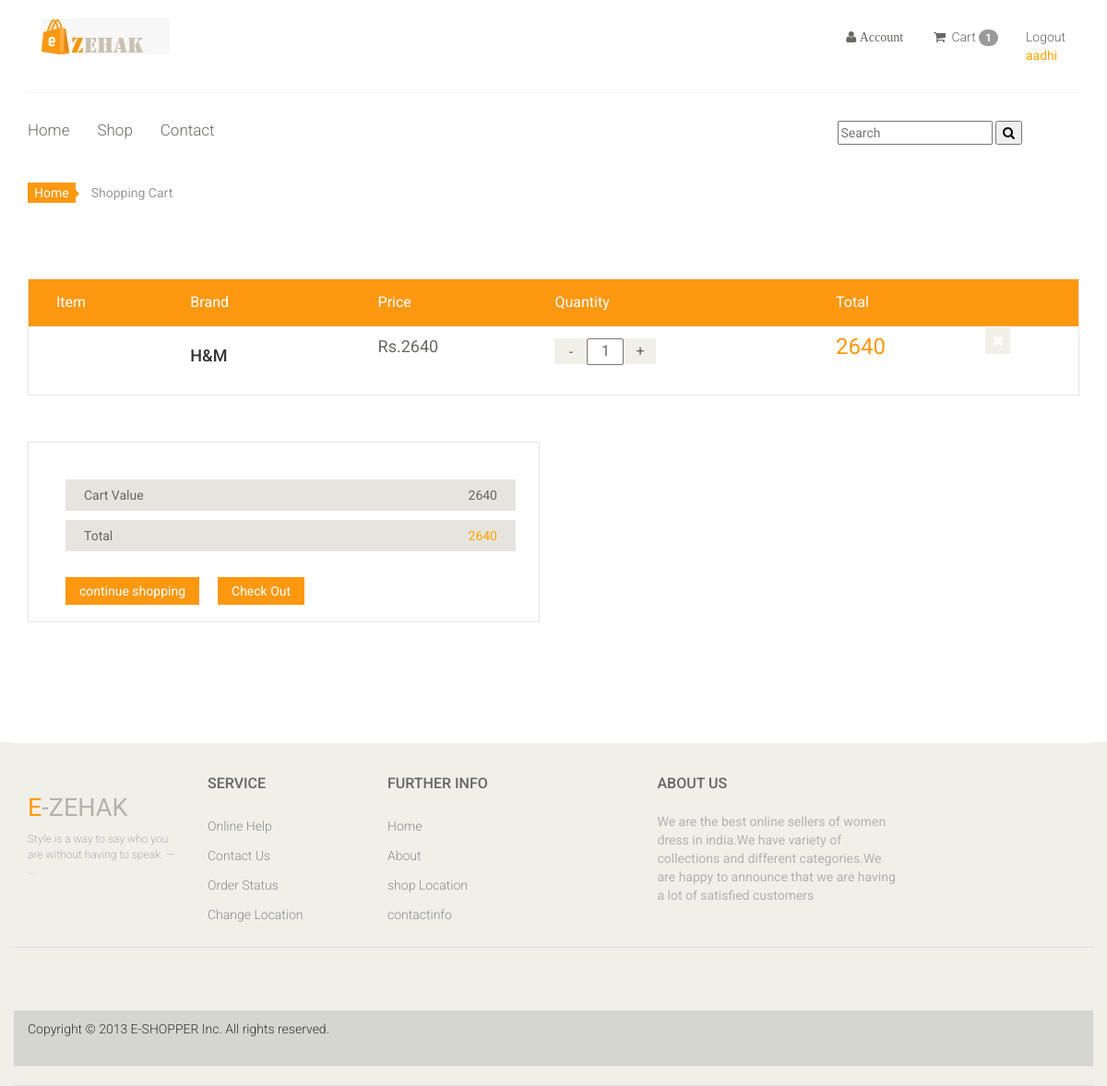
/cart (signed in), run on an earlier commit of the app's database.
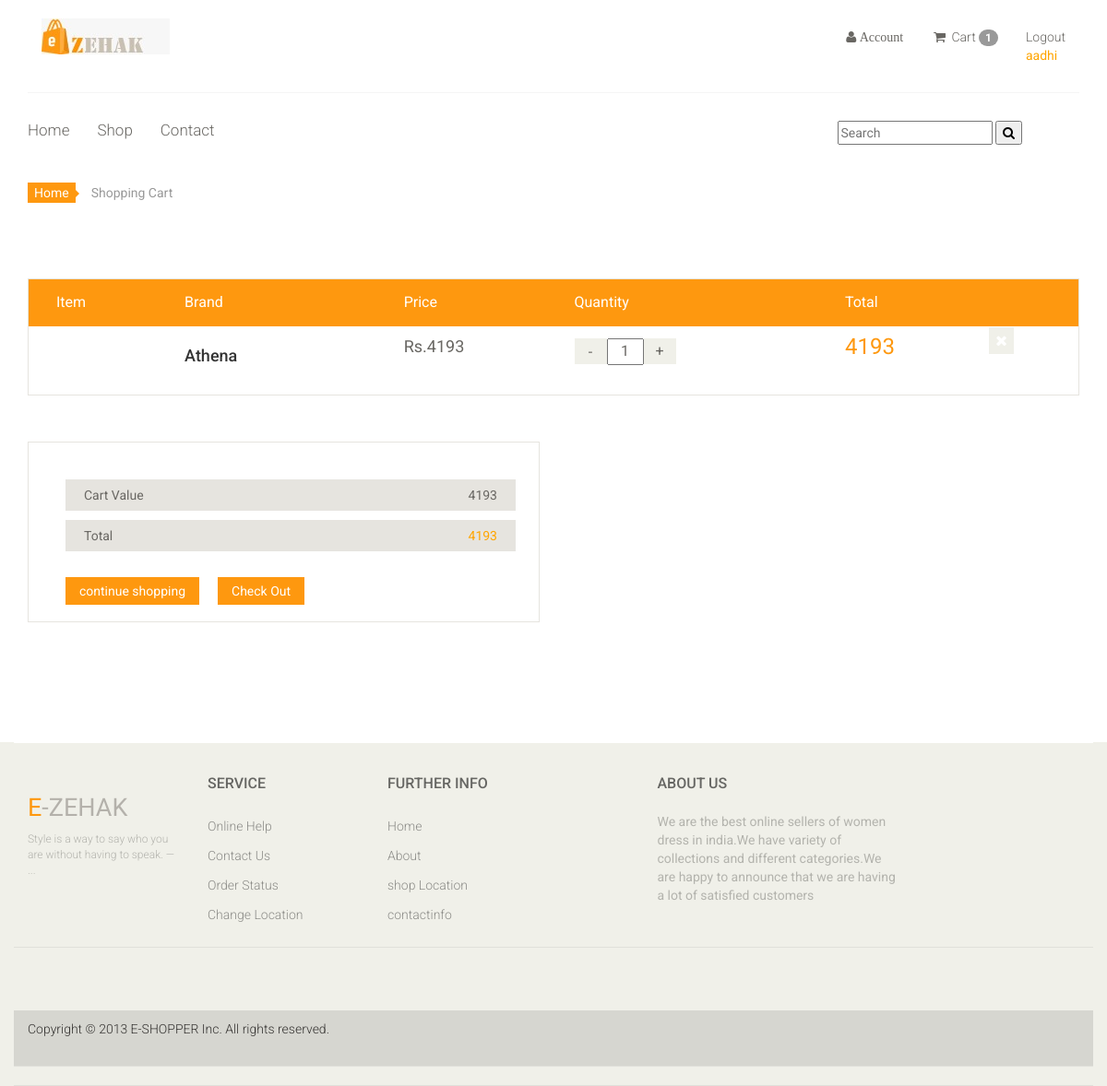
And on a later commit of the database.
### zehak/models.py (models this page shows, shortened)
class CartItem(models.Model):
    user = models.ForeignKey(User ,on_delete=models.CASCADE,null=True)
    product = models.ForeignKey(Product,on_delete=models.CASCADE)
    cart = models.ForeignKey(Cart,on_delete=models.CASCADE,null=True)
    quantity = models.IntegerField()
    is_active = models.BooleanField(default=True)

### week8/models.py (models this page shows, shortened)
class Product(models.Model):
    image1 = models.ImageField(upload_to='photos/productimages')
    image2 = models.ImageField(upload_to='photos/productimages')
    image3 = models.ImageField(upload_to='photos/productimages',blank=True)
    image4 = models.ImageField(upload_to='photos/productimages',blank=True)
    brand = models.CharField(max_length=50)
    productname = models.CharField(max_length=50,unique=True)
    category = models.ForeignKey(Category,on_delete=models.CASCADE)
    price = models.IntegerField()
    offers = models.IntegerField(default=0)
    newprice = models.IntegerField(default=0)
    size = models.ManyToManyField(Size, default='s')
    stock = models.IntegerField()

### zehak/views.py (the view)
# urls.py: path('cart',views.cart,name='cart'),
@never_cache
def cart(request):
    user=request.user
    cart_items=None
    total=0
    quantity=0
    try:
        cart_items = CartItem.objects.filter(user=user, is_active=True)
        for cart_item in cart_items:
            total +=(cart_item.product.newprice * cart_item.quantity)
            sub_total = cart_item.product.newprice * cart_item.quantity
            quantity += cart_item.quantity
    except ObjectDoesNotExist:
        pass
    context ={
        'total' : total,
        'quantity' : quantity,
        'cart_items' : cart_items,
        }
    return render(request,"user/cart.html",context)

### zehak/context_processor.py (called while the page is built)
def counter(request):
    cart_count = 0
    if 'admin' in request.path:
        return {}
    else:
        try:
            cart_items = CartItem.objects.all().filter(user=request.user)
            for cart_item in cart_items:
                cart_count += 1
        except TypeError:
            cart_count = 0
    return dict(cart_count=cart_count)

### templates/user/cart.html (shortened to what the changed rows need)
{% load static %}
<!DOCTYPE html>
<html lang="en">
<head>
    <link href="{% static 'user/css/bootstrap.min.css' %}" rel="stylesheet">
    <link href="{% static 'user/css/font-awesome.min.css' %}" rel="stylesheet">
    <link href="{% static 'user/css/prettyPhoto.css' %}" rel="stylesheet">
    <link href="{% static 'user/css/price-range.css' %}" rel="stylesheet">
    <link href="{% static 'user/css/animate.css' %}" rel="stylesheet">
	<link href="{% static 'user/css/main.css' %}" rel="stylesheet">
	<link href="{% static 'user/css/responsive.css' %}" rel="stylesheet">
</head>
<body>
	<section id="cart_items">
		<div class="container">
			{% if not cart_items %}
			<h2 class="text-center" style="margin-top: 100px;">your shopping cart is empty</h2>
			<br>
			<div class="text-center" style="margin-bottom: 100px;">
				<a href="{% url 'home' %}" class="btn btn-primary">Continue Shopping</a>
			</div>
			{% else %}
			<div class="breadcrumbs">
				<ol class="breadcrumb">
				  <li><a href="#">Home</a></li>
				  <li class="active">Shopping Cart</li>
				</ol>
			</div>
			<div class="table-responsive cart_info">
				<table class="table table-condensed">
					<thead>
						<tr class="cart_menu">
							<td class="image">Item</td>
							<td class="brand">Brand</td>
							<td class="price">Price</td>
							<td class="quantity">Quantity</td>
							<td class="total">Total</td>
							<td></td>
						</tr>
					</thead>
					<tbody>
						{% for cart_item in cart_items %}
						<tr class="product-item" data-index="{{cart_item.id}}">
							<td class="cart_product">
							</td>
							<td class="cart_description">
								<h4 style="padding-right:30px">{{ cart_item.product.brand }}</h4>
							</td>
							<td class="cart_price">
								<p>Rs.{{ cart_item.product.newprice }}</p>
							</td>
							<td class="cart_quantity">
								<div class="cart_quantity_button">
									<button style=" background: #F0F0E9;color: #696763;display: inline-block;font-size: 16px;height: 28px;overflow: hidden;text-align: center;width: 35px;float: left;
									line-height: 28px; border: none;"  class="cart_quantity_down " data-product_id="{{cart_item.product.id}}" data-index="{{cart_item.id}}">-</button>
									<input class="cart_quantity_input" id="qty{{cart_item.id}}" type="text" name="quantity" value="{{ cart_item.quantity }}" autocomplete="off" size="2" readonly>
									<a type="button" class="cart_quantity_up" id="{{cart_item.id}}" data-car_id="{{cart_item.id}}" data-pro_id="{{cart_item.product.id}}"> + </a>
								</div>
							</td>
							<td class="cart_total">
								<p class="cart_total_price" id="total{{cart_item.id}}">{%widthratio cart_item.product.newprice 1 cart_item.quantity%}</p>
							</td>
							<td class="cart_delete">
								<a onclick="confirm('Are you sure you want to delete this item? ')" data-index="{{cart_item.product.id}}" href="{% url 'remove_cart_item' cart_item.id %}"><i class="fa fa-times"></i></a>
							</td>
						</tr>
						{% endfor %}
					</tbody>
				</table>
			</div>
		</div>
	</section>
	<section id="do_action">
		<div class="container">
			<div class="heading">
				<div class="row">
				<div class="col-12 col-md-6">
					<div class="total_area">
						<ul>
							<li>Cart Value <span id="subtotal">{{ total }}</span></li>
							<li>Total <span style="color: orange;">{{ total }}</span></li>
						</ul>
						<div class="checkout" style="display: flex;">
							<a class="btn btn-default update" href="{% url 'home' %}">continue shopping</a>
							<form method="POST" action="{% url 'checkout' %}">
							<button  type="submit" class="btn btn-default check_out checkout2 ">Check Out</button>
							</form>
						</div>
					</div>
				</div>
				</div>
			</div>
			{% endif %}
		</div>
	</section>
	<footer id="footer">
		<div class="footer-top">
			<div class="container">
				<div class="row">
					<div class="col-sm-2">
						<div class="companyinfo">
							<h2><span>e</span>-ZEHAK</h2>
						</div>
					</div>
		<div class="footer-widget">
			<div class="container">
				<div class="row">
					<div class="col-sm-2">
						<div class="single-widget">
							<h2>Service</h2>
						</div>
					</div>
					<div class="col-sm-2">
						<div class="single-widget">
							<h2>Further info</h2>
						</div>
					</div>
					<div class="col-sm-3 col-sm-offset-1">
						<div class="single-widget">
							<h2>About Us</h2>
						</div>
					</div>
				</div>
			</div>
		</div>
	</footer>
</body>
</html>

What changed in the data, as far as the page shows it:
removed CartItem: product.brand "H&M", product.newprice "2640", quantity "1", product+quantity "2640"
added CartItem: product.brand "Athena", product.newprice "4193", quantity "1", product+quantity "4193"
Also different on the page:
{{ total }}: "2640" → "4193"
